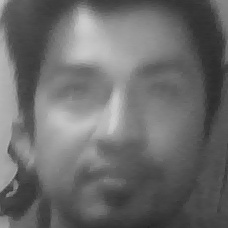
#> input picture training-data/s1/1.jpg, 228 x 228 px
$ python Final.py
#> lines starting #> are read from the running program, lines starting #| are printed output that depends on the picture
import cv2
import numpy as np
import os

subjects = ["", "Samin", "Ramiz Raja", "Sam","Samiha","Ammu"]


def detect_faces(colored_img, scaleFactor=1.06):
    img_copy = colored_img.copy()

    # convert the test image to gray image as opencv face detector expects gray images
    gray = cv2.cvtColor(img_copy, cv2.COLOR_BGR2GRAY)

    f_cascade = cv2.CascadeClassifier('data/lbpcascade_frontalface.xml')

    # let's detect multiscale (some images may be closer to camera than others) images
    faces = f_cascade.detectMultiScale(gray, scaleFactor=scaleFactor, minNeighbors=5);

    if (len(faces) == 0):
        return None, None

    # go over list of faces and draw them as rectangles on original colored img
    #for (x, y, w, h) in faces:
    #    cv2.rectangle(img_copy, (x, y), (x + w, y + h), (0, 255, 0), 2)

    (x, y, w, h) = faces[0]

    return gray[y:y+w, x:x+h], faces[0]

def prepare_training_data(data_folder_path):
    # ------STEP-1--------
    # get the directories (one directory for each subject) in data folder
#> called with data_folder_path = 'training-data'
    dirs = os.listdir(data_folder_path)

    # list to hold all subject faces
    faces = []
    # list to hold labels for all subjects
    labels = []

    # let's go through each directory and read images within it
    for dir_name in dirs:

        # our subject directories start with letter 's' so
        # ignore any non-relevant directories if any
        if not dir_name.startswith("s"):
            continue;

        # ------STEP-2--------
        # extract label number of subject from dir_name
        # format of dir name = slabel
        # , so removing letter 's' from dir_name will give us label
        label = int(dir_name.replace("s", ""))

        # build path of directory containin images for current subject subject
        # sample subject_dir_path = "training-data/s1"
        subject_dir_path = data_folder_path + "/" + dir_name

        # get the images names that are inside the given subject directory
        subject_images_names = os.listdir(subject_dir_path)

        # ------STEP-3--------
        # go through each image name, read image,
        # detect face and add face to list of faces
        for image_name in subject_images_names:

            # ignore system files like .DS_Store
            if image_name.startswith("."):
                continue;

            # build image path
            # sample image path = training-data/s1/1.pgm
            image_path = subject_dir_path + "/" + image_name

            # read image
            image = cv2.imread(image_path)
#> image is the input picture: shape (228, 228, 3); min 35, max 208, mean 107.4

            # display an image window to show the image
            cv2.imshow("Training on image...", cv2.resize(image, (400, 500)))
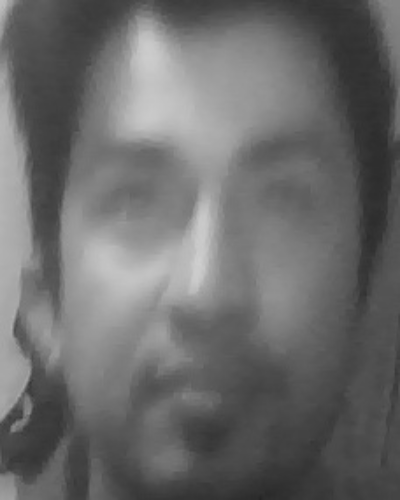
#> window 'Training on image...': shape (500, 400, 3); min 35, max 207, mean 107.2
            cv2.waitKey(10)

            # detect face
            face, rect = detect_faces(image)
#> in detect_faces, `faces = f_cascade.detectMultiScale(gray, scaleFactor=scaleFactor, minN..`: faces = [[22, 15, 191, 191]]
#> in detect_faces, `(x, y, w, h) = faces[0]`: x = 22; y = 15; w = 191
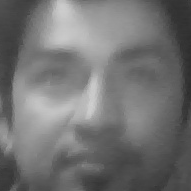
#> face: shape (191, 191); min 45, max 208, mean 114.6
#> rect = [22, 15, 191, 191]

            # ------STEP-4--------
            # for the purpose of this tutorial
            # we will ignore faces that are not detected
            if face is not None:
                # add face to list of faces
                faces.append(face)
                # add label for this face
                labels.append(label)

    cv2.destroyAllWindows()
    cv2.waitKey(1)
    cv2.destroyAllWindows()
    print("Total faces: ", len(faces))
    print("Total labels: ", len(labels))

    return faces, labels


#print total faces and labels


def trainData(trainingDataPath, output_path):
    face_recognizer = cv2.face.LBPHFaceRecognizer_create()
    faces, labels = prepare_training_data(trainingDataPath)
    # train our face recognizer of our training faces
    face_recognizer.train(faces, np.array(labels))
    face_recognizer.write(output_path)
    # faces, lables = prepare_training_data('training-data')
    # trainData(faces,lables,'test3.yml')


# [88 lines left out: functions loadTrainedData, predictStaticImage, showImage, camToFile, detectFace, not called in this run]


#faces, lables = prepare_training_data('training-data')
trainData('training-data','test3.yml')
#detectFace('test3.yml')
#showImage(predictStaticImage(cv2.imread("test-data/3.jpg"),'test2.yml'))

#camToFile('training-data/s5')

$ run again, on training-data/s1/13.jpg
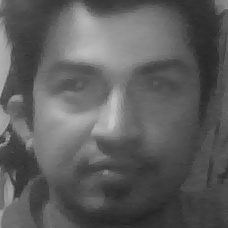
#> input picture training-data/s1/13.jpg, 228 x 228 px
#> in prepare_training_data, image is the input picture: shape (228, 228, 3); min 36, max 199, mean 93.3
#> in prepare_training_data, `cv2.imshow("Training on image...", cv2.resize(image, (400, 500)))`:
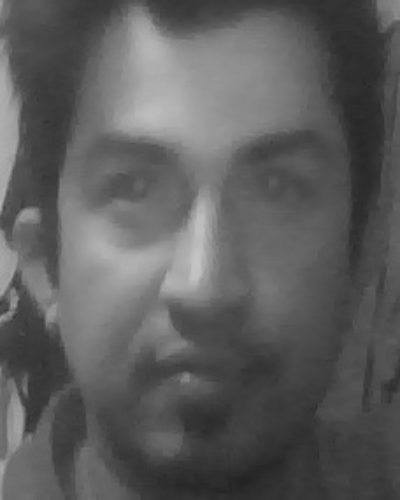
#> window 'Training on image...': shape (500, 400, 3); min 36, max 198, mean 93.2
#> in detect_faces, `faces = f_cascade.detectMultiScale(gray, scaleFactor=scaleFactor, minN..`: faces = [[18, 14, 191, 191]]
#> x = 18; y = 14; w = 191
#> in prepare_training_data, `face, rect = detect_faces(image)`:
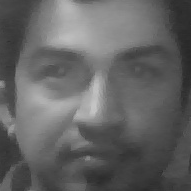
#> face: shape (191, 191); min 40, max 199, mean 99.2
#> rect = [18, 14, 191, 191]
#| Total faces:  1
#> in trainData, `faces, labels = prepare_training_data(trainingDataPath)`: faces = 1 item; labels = [1]

$ run again, on training-data/s1/14.jpg
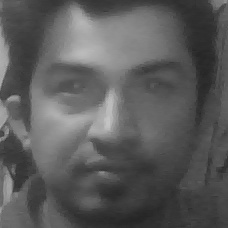
#> input picture training-data/s1/14.jpg, 228 x 228 px
#> in prepare_training_data, image is the input picture: shape (228, 228, 3); min 37, max 197, mean 90.9
#> in prepare_training_data, `cv2.imshow("Training on image...", cv2.resize(image, (400, 500)))`:
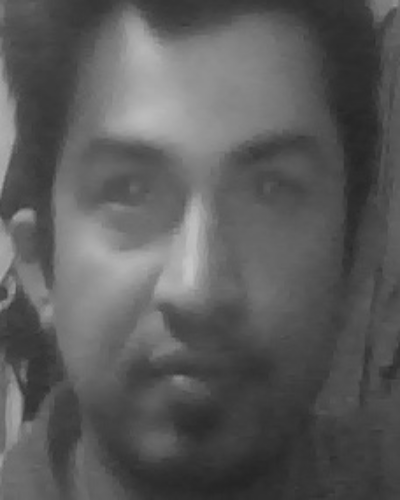
#> window 'Training on image...': shape (500, 400, 3); min 37, max 196, mean 90.7
#> in detect_faces, `faces = f_cascade.detectMultiScale(gray, scaleFactor=scaleFactor, minN..`: faces = [[17, 14, 190, 190]]
#> x = 17; y = 14; w = 190
#> in prepare_training_data, `face, rect = detect_faces(image)`:
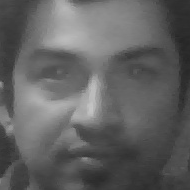
#> face: shape (190, 190); min 38, max 197, mean 97.3
#> rect = [17, 14, 190, 190]
#| Total faces:  1
#> in trainData, `faces, labels = prepare_training_data(trainingDataPath)`: faces = 1 item; labels = [1]
